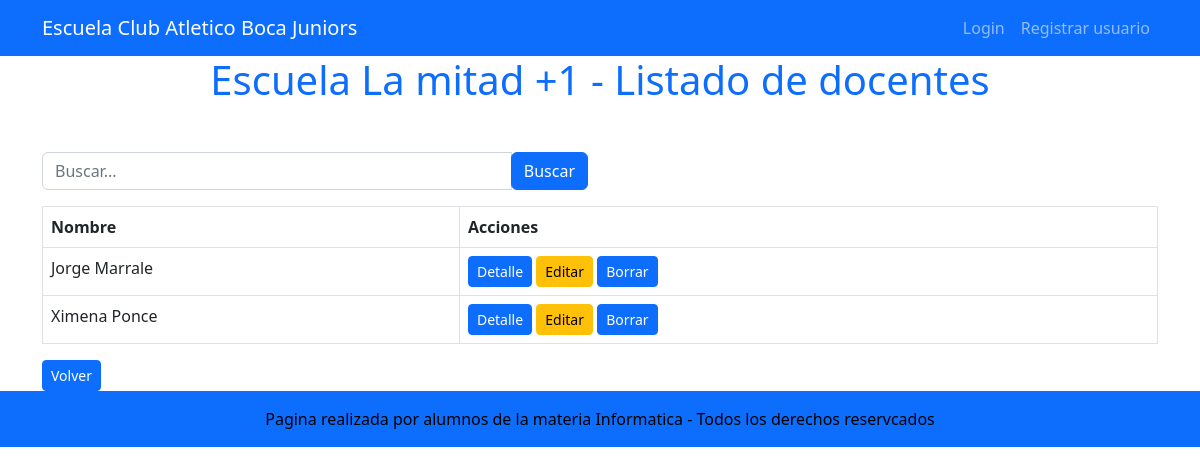
Screenshot of /docente/listado_docentes with the database file from the repository.
### docente/models.py (models this page shows, shortened)
class Docente(models.Model):
    nombre = models.CharField(max_length=150)
    apellido = models.CharField(max_length=150)
    materia = models.CharField(max_length=100, null=True, unique=False)
    año = models.IntegerField(null=True, unique=False)

### docente/views.py (the view)
# urls.py: path("listado_docentes", listado_docentes, name="listado_docentes"),
def listado_docentes(request):
    busqueda = request.GET.get("busqueda", None)
    if busqueda:
        print(busqueda)
        consulta = Docente.objects.filter(nombre__icontains=busqueda)
    else:
        consulta = Docente.objects.all()
        contexto = {"docentes": consulta}
    return render(request, "docente/listado_docentes.html", contexto)

### docente/templates/docente/listado_docentes.html (shortened to what this page needs)
{% extends 'core/base.html' %}
{% block titulo_aplicacion %}
    Escuela La mitad +1 - Listado de docentes
{% endblock titulo_aplicacion %}
{% block contenido %}
<div class="container mt-5">
    <div class="row mb-3">
        <div class="col-lg-6">
            <form action="{% url 'docente:listado_docentes' %}"
                  method="get"
                  class="input-group">
                <input type="text"
                       name="busqueda"
                       class="form-control"
                       placeholder="Buscar...">
                <div class="input-group-append">
                    <button class="btn btn-primary" type="submit">Buscar</button>
                </div>
            </form>
        </div>
    </div>
    <div class="table-responsive">
        <table class="table table-bordered">
            <thead>
                <tr>
                    <th>Nombre</th>
                    <th>Acciones</th>
                </tr>
            </thead>
            <tbody>
                {% for docente in docentes %}
                    <tr>
                        <td>{{ docente.nombre }} {{docente.apellido}}</td>
                        <td>
                            <a href="{% url 'docente:detalle_docentes' docente.id%}"
                               class="btn btn-primary btn-sm">Detalle</a>
                            <a href="{% url 'docente:actualizar_docente' docente.id %}"
                               class="btn btn-warning btn-sm">Editar</a>
                            <a href="{% url 'docente:borrar_docente' docente.id %}"
                               class="btn btn-primary btn-sm">Borrar</a>
                        </td>
                    </tr>
                {% endfor %}
            </tbody>
        </table>
        <a href="{% url 'docente:index' %}" class="btn btn-primary btn-sm">Volver</a>
    </div>
</div>
{% endblock contenido %}

### rows the page displays
Docente: nombre "Jorge", apellido "Marrale"
Docente: nombre "Ximena", apellido "Ponce"
